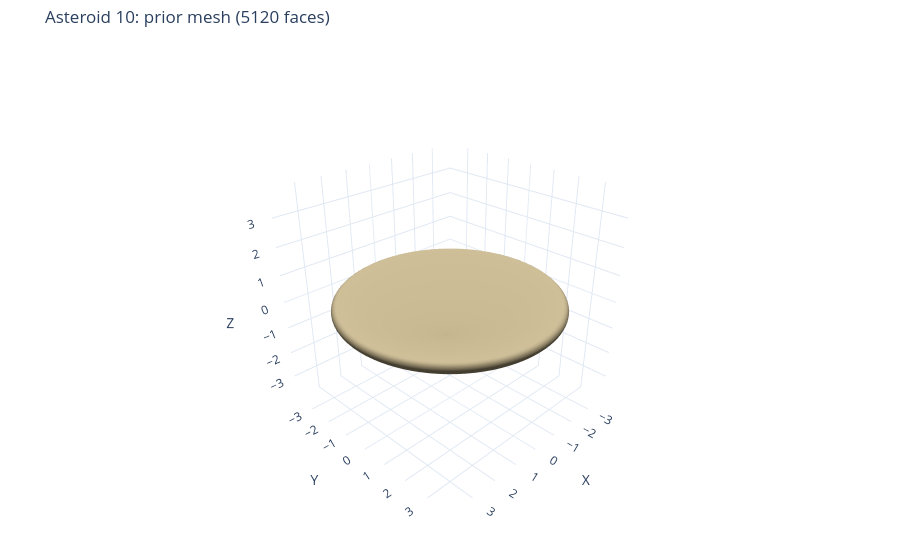
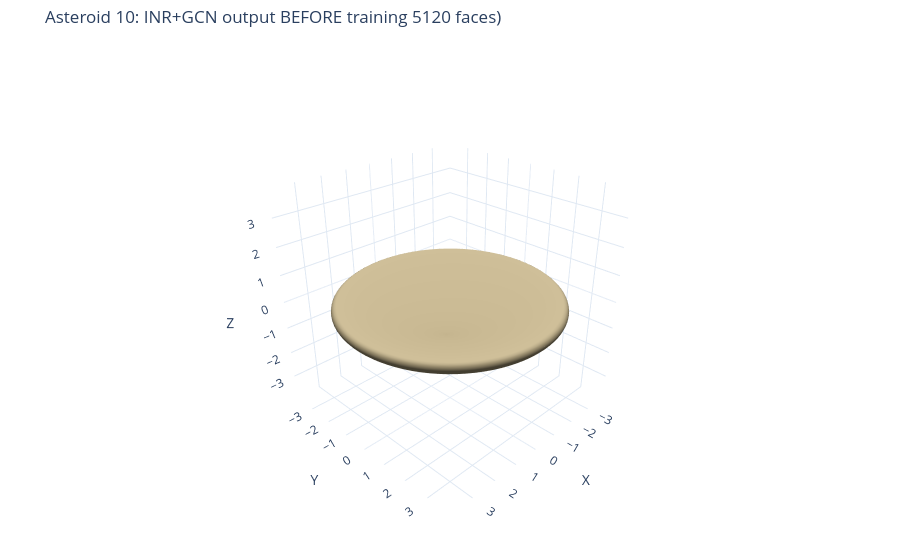

Notebook cell for these charts, in order:
### Code cell
# --- Test the net on the prior mesh (no training yet) and visualize the output ---

net.eval()
with torch.no_grad():
    inr_init, refined_init = net(base_vertices, base_normals)
net.train()

init_vertices_np = base_vertices[0].detach().cpu().numpy()
print(f"Stage-1 INR vertices: {tuple(inr_init.shape)} | Stage-2 refined: {tuple(refined_init.shape)}")

assert inr_init.shape == base_vertices.shape
assert refined_init.shape == base_vertices.shape

fig_init = plot_interactive_mesh(
    vertices=init_vertices_np,
    faces=faces.detach().cpu().numpy(),
    title=(
        f"Asteroid {ASTEROID_ID}: prior mesh "
        f"({int(faces.shape[0])} faces)"
    ),
    mesh_color="#c0b08a",
    show_edges=False,
)
fig_init.show()

fig_deformed = plot_interactive_mesh(
    vertices=refined_init[0].detach().cpu().numpy(),
    faces=faces.detach().cpu().numpy(),
    title=(
        f"Asteroid {ASTEROID_ID}: INR+GCN output BEFORE training {int(faces.shape[0])} faces)"
    ),
    mesh_color="#c0b08a",
    show_edges=False,
)
fig_deformed.show()

### Figure 1 — Plotly figure (JSON) as saved in the notebook; plotly's stock layout.template omitted (floating-point values rounded to 4 significant figures; data arrays with more than 128 entries replaced by an {"elided": "..."} marker saying what was removed)
{"data": [{"color": "#c0b08a", "flatshading": false, "hovertemplate": "x=%{x:.3f}<br>y=%{y:.3f}<br>z=%{z:.3f}<extra></extra>", "i": {"elided": "5120 int values"}, "j": {"elided": "5120 int values"}, "k": {"elided": "5120 int values"}, "lighting": {"ambient": 0.35, "diffuse": 0.8, "fresnel": 0.12, "roughness": 0.7, "specular": 0.35}, "lightposition": {"x": 120, "y": 200, "z": 80}, "opacity": 1, "showscale": false, "type": "mesh3d", "x": {"elided": "2562 float values"}, "y": {"elided": "2562 float values"}, "z": {"elided": "2562 float values"}}], "layout": {"margin": {"b": 0, "l": 0, "r": 0, "t": 45}, "scene": {"aspectmode": "manual", "aspectratio": {"x": 1, "y": 1, "z": 1}, "camera": {"eye": {"x": 1.65, "y": 1.65, "z": 1.25}, "projection": {"type": "perspective"}}, "xaxis": {"range": [-3.95, 3.95], "showspikes": false, "title": {"text": "X"}}, "yaxis": {"range": [-3.95, 3.95], "showspikes": false, "title": {"text": "Y"}}, "zaxis": {"range": [-3.95, 3.95], "showspikes": false, "title": {"text": "Z"}}}, "title": {"text": "Asteroid 10: prior mesh (5120 faces)"}}}

### Figure 2 — Plotly figure (JSON) as saved in the notebook; plotly's stock layout.template omitted (floating-point values rounded to 4 significant figures; data arrays with more than 128 entries replaced by an {"elided": "..."} marker saying what was removed)
{"data": [{"color": "#c0b08a", "flatshading": false, "hovertemplate": "x=%{x:.3f}<br>y=%{y:.3f}<br>z=%{z:.3f}<extra></extra>", "i": {"elided": "5120 int values"}, "j": {"elided": "5120 int values"}, "k": {"elided": "5120 int values"}, "lighting": {"ambient": 0.35, "diffuse": 0.8, "fresnel": 0.12, "roughness": 0.7, "specular": 0.35}, "lightposition": {"x": 120, "y": 200, "z": 80}, "opacity": 1, "showscale": false, "type": "mesh3d", "x": {"elided": "2562 float values"}, "y": {"elided": "2562 float values"}, "z": {"elided": "2562 float values"}}], "layout": {"margin": {"b": 0, "l": 0, "r": 0, "t": 45}, "scene": {"aspectmode": "manual", "aspectratio": {"x": 1, "y": 1, "z": 1}, "camera": {"eye": {"x": 1.65, "y": 1.65, "z": 1.25}, "projection": {"type": "perspective"}}, "xaxis": {"range": [-3.95, 3.95], "showspikes": false, "title": {"text": "X"}}, "yaxis": {"range": [-3.95, 3.95], "showspikes": false, "title": {"text": "Y"}}, "zaxis": {"range": [-3.95, 3.95], "showspikes": false, "title": {"text": "Z"}}}, "title": {"text": "Asteroid 10: INR+GCN output BEFORE training 5120 faces)"}}}
